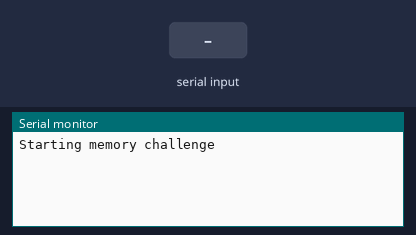
This sketch was run on a simulated ESP32. Parts: the last lines printed to the serial monitor. The test bench sets the inputs (shaded band).

Above: at 1.8 s.
1.9 s: "1\n" received over Serial
At 3.2 s:
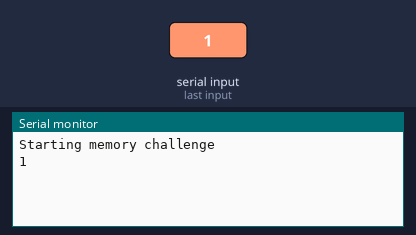
3.5 s: "0\n" received over Serial
At 4.6 s:
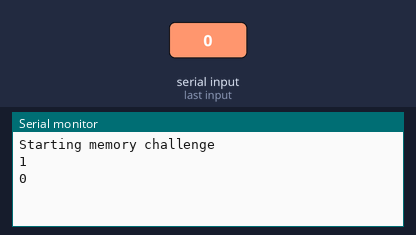
5.0 s: "2\n" received over Serial
At 5.7 s:
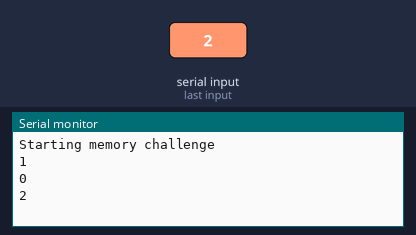

The sketch:

challenge.ino
```cpp
// Using 1 just 1 core for demo purposes
#if CONFIG_FREERTOS_UNICORE
  static const BaseType_t app_cpu = 0;
#else
  static const BaseType_t app_cpu = 1;
#endif

// Variables
String my_message = "";
String *message_ptr = NULL;
bool print_msg = false;

void recieve_message(void *parameter) {
  while(1) {
    if (Serial.available() > 0) {

      my_message = Serial.readStringUntil('\n');
      // Printing out number of free heap memory bytes before malloc
      //Serial.print("Heap before malloc (Bytes): ");
      //Serial.println(xPortGetFreeHeapSize());

      message_ptr = (String *) pvPortMalloc(sizeof(String));

      // Checking malloc output to prevent heap overflow
      if(message_ptr == NULL){
        Serial.println("Not enough heap!");
      }

      //Serial.print("Heap after malloc (Bytes): ");
      //Serial.println(xPortGetFreeHeapSize());

      vPortFree(message_ptr);
      print_msg = true;
    }
  }
}

void print_message(void *parameter) {
  while(1) {
    if(print_msg == true) {
      Serial.println(my_message);

      message_ptr = NULL;
      print_msg = false;
    }
    vTaskDelay(500 / portTICK_PERIOD_MS);
  }
}

void setup() {

  Serial.begin(115200);
  vTaskDelay(1000 / portTICK_PERIOD_MS);

  Serial.println("Starting memory challenge");

  xTaskCreatePinnedToCore(recieve_message,
                          "Recieve message task",
                          1024,
                          NULL,
                          1,
                          NULL,
                          app_cpu);

  xTaskCreatePinnedToCore(print_message,
                          "Print message task",
                          1024,
                          NULL,
                          1,
                          NULL,
                          app_cpu);
  // Deleting "setup and loop" task
  vTaskDelete(NULL);
}

void loop() { }
```

Measured:
- after the input at 1.9 s, the serial monitor: prints a new line after 0.10 s (image 1)
- after the input at 3.5 s, the serial monitor: prints a new line at once (image 2)
- after the input at 5.0 s, the serial monitor: prints a new line at once (image 3)
